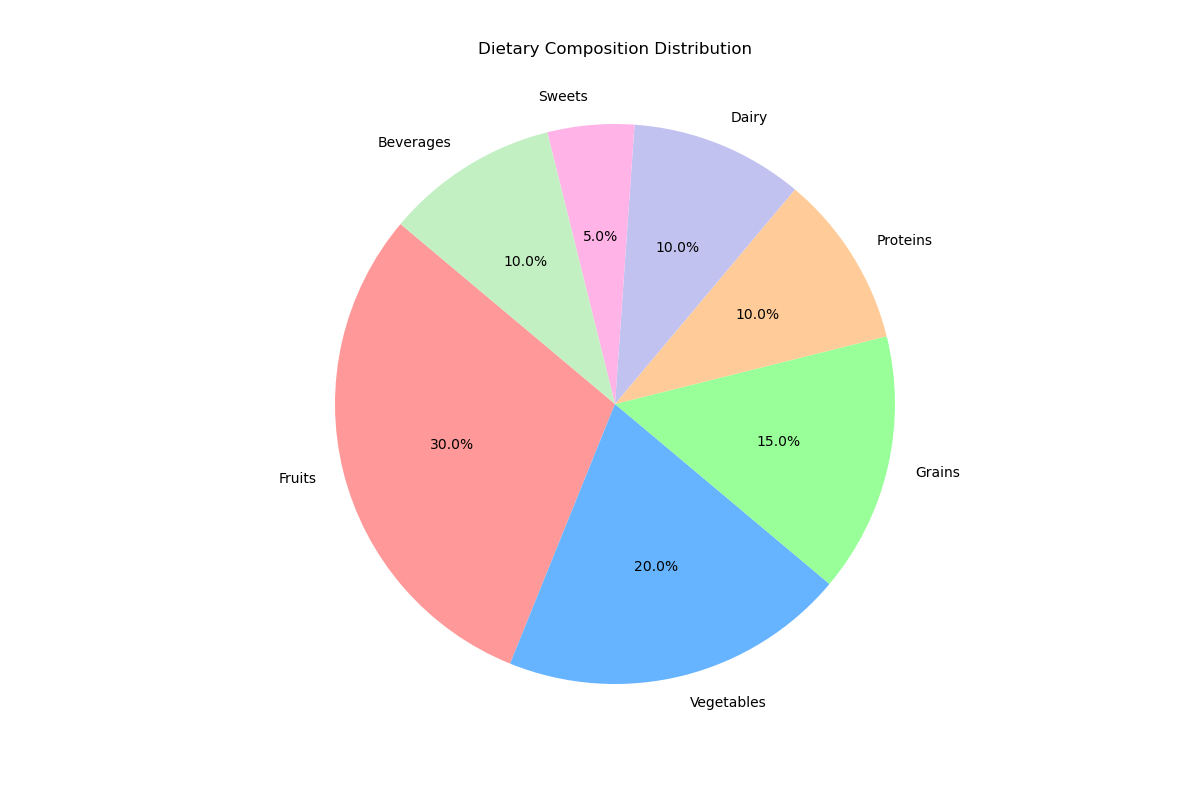

Source code (Python):

import matplotlib.pyplot as plt

# Data
categories = ['Fruits', 'Vegetables', 'Grains', 'Proteins', 'Dairy', 'Sweets', 'Beverages']
percentages = [30, 20, 15, 10, 10, 5, 10]
colors = ['#ff9999', '#66b3ff', '#99ff99', '#ffcc99', '#c2c2f0', '#ffb3e6', '#c2f0c2']

# Pie chart
plt.figure(figsize=(12, 8))  # Change width and height of the chart
plt.pie(percentages, labels=categories, colors=colors, autopct='%1.1f%%', startangle=140)
plt.axis('equal')  # Equal aspect ratio ensures that pie is drawn as a circle.

# Title
plt.title('Dietary Composition Distribution', pad=30)

# Display the chart
plt.show()
